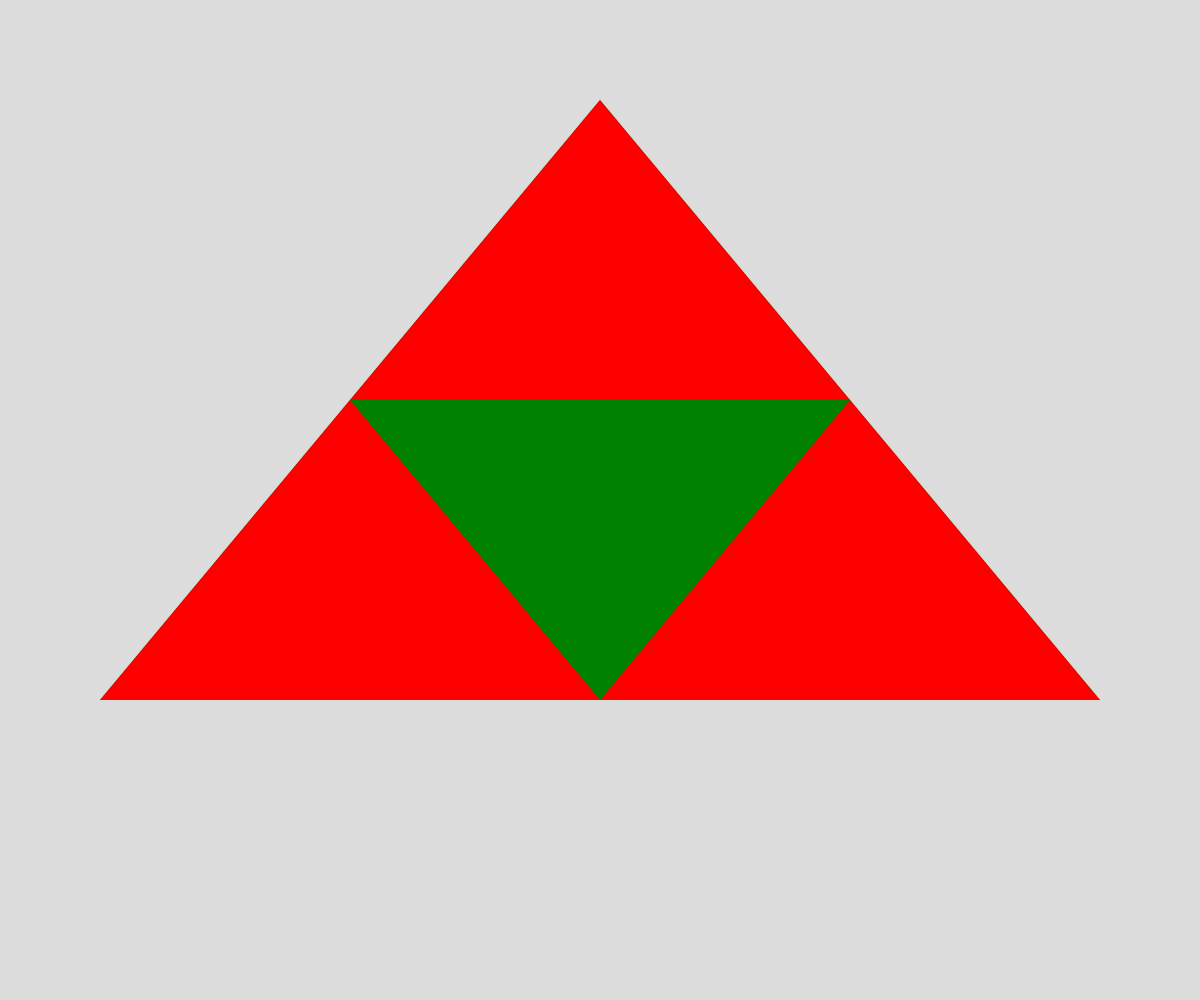
Frame 1 (no input)
Frame 60 (no input): identical to frame 1, image omitted
Frame 120 (the mouse pressed at the canvas centre since frame 60): identical to frame 1, image omitted

The p5.js sketch that drew this single still picture (run headless with seeded random() and noise() and a simulated clock; from frame 60 on, the mouse is pressed at the canvas centre):

// p5.js sketch
// ── sketch.js
// sierpinski triangle demo
// 10/22/2020

let trianglePoints = [
  {x: 600, y: 100}, 
  {x: 100, y: 700}, 
  {x: 1100, y: 700}
];
let levelsDeep = 1;

function moousePressed() {
  levelsDeep++;
}

function setup() {
  createCanvas(windowWidth, windowHeight);
}

function draw() {
  background(220);
  sierpinski(trianglePoints, levelsDeep);
}

function sierpinski(points, depth) {
  let theColors = ["red", "green", "blue", "yellow"];
  fill(theColors[depth]);
  noStroke();
  
  triangle(points[0].x, points[0].y, points[1].x, points[1].y, points[2].x, points[2].y);
  
  if (depth > 0) {
    sierpinski([points[0], getMidPoint(points[0], points[1]), getMidPoint(points[0], points[2])], depth - 1);
    
    sierpinski([points[1], getMidPoint(points[0], points[1]), getMidPoint(points[1], points[2])], depth - 1);

    sierpinski([points[2], getMidPoint(points[0], points[2]), getMidPoint(points[1], points[2])], depth - 1);
  }
}

function getMidPoint(point1, point2) {
  let xdifference = point1.x + point2.x;
  let ydifference = point1.y + point2.y;
  let midPoint = {x: xdifference/2, y: ydifference/2};
  return midPoint;
}
